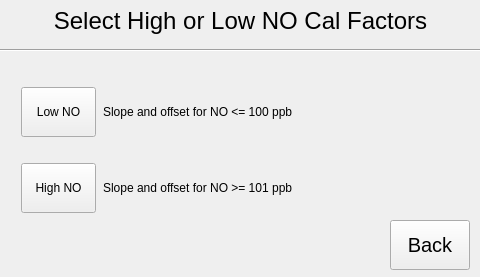
<?xml version="1.0" encoding="UTF-8"?>
<ui version="4.0">
 <class>NOCalForm</class>
 <widget class="QWidget" name="NOCalForm">
  <property name="geometry">
   <rect>
    <x>0</x>
    <y>0</y>
    <width>480</width>
    <height>277</height>
   </rect>
  </property>
  <property name="minimumSize">
   <size>
    <width>480</width>
    <height>277</height>
   </size>
  </property>
  <property name="maximumSize">
   <size>
    <width>480</width>
    <height>277</height>
   </size>
  </property>
  <property name="windowTitle">
   <string>Form</string>
  </property>
  <widget class="QLabel" name="label">
   <property name="geometry">
    <rect>
     <x>0</x>
     <y>0</y>
     <width>481</width>
     <height>41</height>
    </rect>
   </property>
   <property name="font">
    <font>
     <pointsize>18</pointsize>
    </font>
   </property>
   <property name="text">
    <string>Select High or Low NO Cal Factors</string>
   </property>
   <property name="alignment">
    <set>Qt::AlignCenter</set>
   </property>
  </widget>
  <widget class="Line" name="line">
   <property name="geometry">
    <rect>
     <x>0</x>
     <y>40</y>
     <width>481</width>
     <height>20</height>
    </rect>
   </property>
   <property name="orientation">
    <enum>Qt::Horizontal</enum>
   </property>
  </widget>
  <widget class="QLabel" name="label_2">
   <property name="geometry">
    <rect>
     <x>103</x>
     <y>163</y>
     <width>280</width>
     <height>50</height>
    </rect>
   </property>
   <property name="minimumSize">
    <size>
     <width>280</width>
     <height>0</height>
    </size>
   </property>
   <property name="text">
    <string>Slope and offset for NO &gt;= 101 ppb</string>
   </property>
  </widget>
  <widget class="QLabel" name="label_3">
   <property name="geometry">
    <rect>
     <x>103</x>
     <y>87</y>
     <width>280</width>
     <height>50</height>
    </rect>
   </property>
   <property name="minimumSize">
    <size>
     <width>280</width>
     <height>0</height>
    </size>
   </property>
   <property name="text">
    <string>Slope and offset for NO &lt;= 100 ppb</string>
   </property>
  </widget>
  <widget class="QPushButton" name="highButton">
   <property name="geometry">
    <rect>
     <x>21</x>
     <y>163</y>
     <width>75</width>
     <height>50</height>
    </rect>
   </property>
   <property name="minimumSize">
    <size>
     <width>75</width>
     <height>50</height>
    </size>
   </property>
   <property name="maximumSize">
    <size>
     <width>80</width>
     <height>16777215</height>
    </size>
   </property>
   <property name="text">
    <string>High NO</string>
   </property>
  </widget>
  <widget class="QPushButton" name="lowButton">
   <property name="geometry">
    <rect>
     <x>21</x>
     <y>87</y>
     <width>75</width>
     <height>50</height>
    </rect>
   </property>
   <property name="minimumSize">
    <size>
     <width>75</width>
     <height>50</height>
    </size>
   </property>
   <property name="maximumSize">
    <size>
     <width>75</width>
     <height>16777215</height>
    </size>
   </property>
   <property name="text">
    <string>Low NO</string>
   </property>
  </widget>
  <widget class="QPushButton" name="backButton">
   <property name="geometry">
    <rect>
     <x>390</x>
     <y>220</y>
     <width>80</width>
     <height>50</height>
    </rect>
   </property>
   <property name="minimumSize">
    <size>
     <width>80</width>
     <height>50</height>
    </size>
   </property>
   <property name="maximumSize">
    <size>
     <width>120</width>
     <height>16777215</height>
    </size>
   </property>
   <property name="font">
    <font>
     <pointsize>15</pointsize>
    </font>
   </property>
   <property name="text">
    <string>Back</string>
   </property>
  </widget>
 </widget>
 <resources/>
 <connections/>
</ui>
